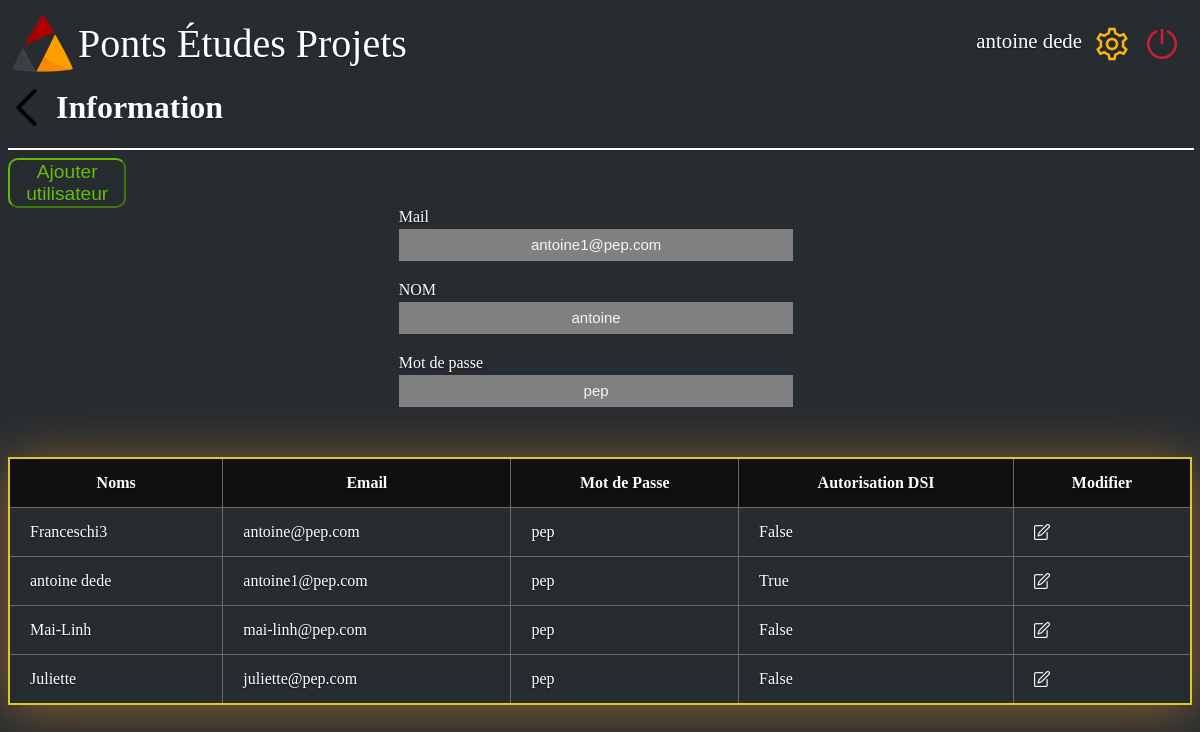
Page /information/antoine dede on the earlier database version.
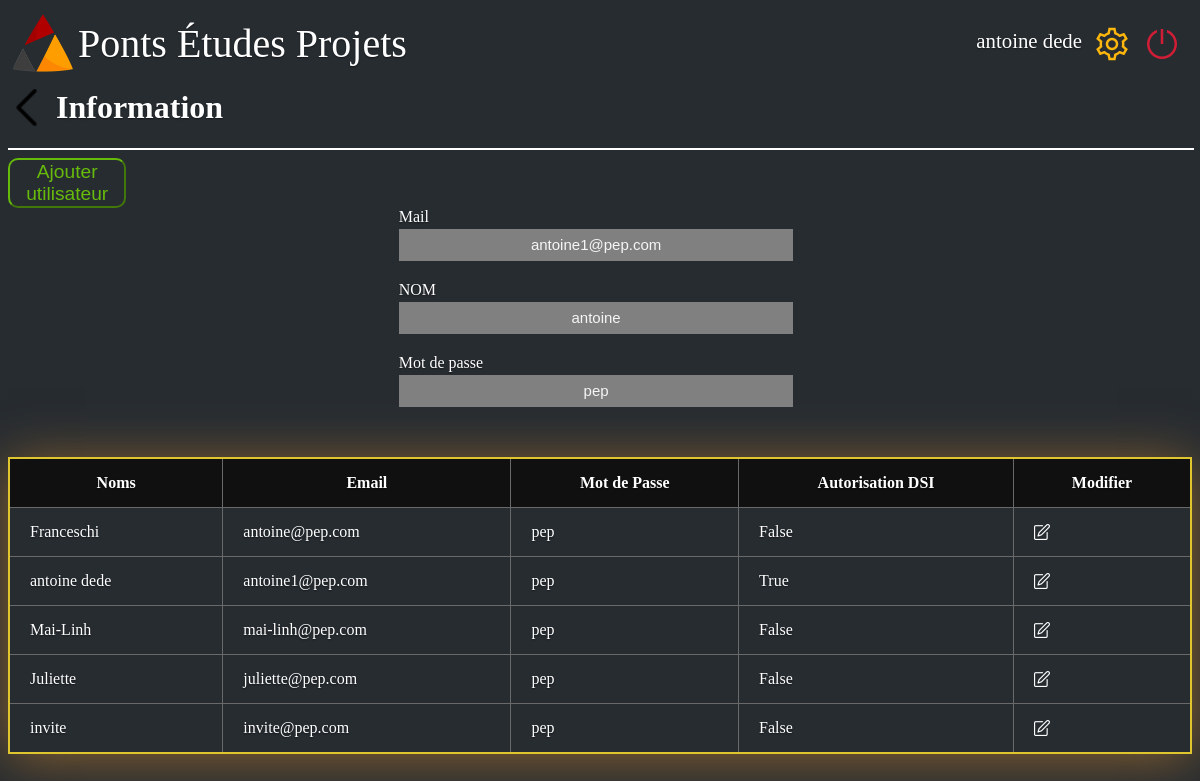
Same page on the later database version.
### web/site.py (models this page shows, shortened)
class db_utilisateurs(db.Model):
    _id = db.Column("id", db.Integer, primary_key= True)
    name = db.Column(db.String(100))
    email = db.Column(db.String(100))
    mdp = db.Column(db.String(100))
    dsi = db.Column(db.Boolean)

### web/site.py (the view, shortened to what this page needs)
@app.route('/information/<name>',methods=["POST", "GET"])
def information(name):
    utilisateur = db_utilisateurs.query.filter_by(name=name).first()
    utilisateur_name=utilisateur.name
    utilisateur_name=utilisateur.name
    mail = utilisateur.email
    dsi = utilisateur.dsi
    mdp = utilisateur.mdp
    print(mail)
    return render_template("information.html",name=name,utilisateur_name=utilisateur_name,mdp=mdp,mail=mail,dsi=dsi, BDD_utilisateur=db_utilisateurs.query.all())

### web/templates/information.html (shortened to what this page needs)
<!DOCTYPE html>
<html>
    <head>
        <link rel="stylesheet" href={{ url_for('static', filename='style_information4.css') }}/>
    </head>
    <body>
        <div class="barre_principale">
            <div class="logo_junior">
                <a href="/home/{{name}}">
                    <img class= "logo_pep" src={{ url_for('static', filename='PEPLOGO.png') }}  alt= "Logo pep"/>
                    <div class="Junior">Ponts Études Projets</div>
                </a>
            </div>
            <div>
                <nav>
                    <ul class="navbar-nav">
                        <li class="user_name"><a class="user" href="#">{{name}}</a></li>
                        <li class="nav-item"><a href="#"><img src={{ url_for('static', filename='settings.png') }} alt="bouton reglage" ></a></li>
                        <li class="nav-item"><a href='/login'><img src={{ url_for('static', filename='shutdown.png') }} alt="bouton shutdown" ></a></li>
                    </ul>
                </nav>
            </div>
        </div>
        <h1 class="page_title">
            <a href="/home/{{name}}">
                <img src={{ url_for('static', filename='back1.png') }} alt="bouton retour">
            </a>
            &nbsp; Information
        </h1>
        <hr color="white" style="width: 100%;">
        {% if dsi == 1 %}
            <button class="valider" type="submit" width="50%">Ajouter utilisateur</button>
        {% endif %}
        <form class="form-signin" method="post">
            <div >
                <div class="form-label-group">
                    <label for="input_mail">Mail</label>
                    <br>
                    <input name="_mail"   class="form-mdp" required="required" value ={{mail}} />
                </div>
                <div class="form-label-group">
                    <label for="input_prenom">NOM</label>
                    <br>
                    <input name="_name"   class="form-mdp" required="required" value ={{utilisateur_name}} />
                </div>
                <div class="form-label-group">
                    <label for="input_mdp">Mot de passe</label>
                    <br>
                    <input name="_mdp"  class="form-mdp" required="required" value ={{mdp}} />
                </div>
            </div>
        </form>
        {% if dsi == 1 %}
            <table class="tableau-style">
                <thead>
                    <tr>
                        <th>Noms</th>
                        <th>Email</th>
                        <th>Mot de Passe</th>
                        <th>Autorisation DSI</th>
                        <th>Modifier</th>
                    </tr>
                </thead>
                <tbody class="case">
                    {% for utilisateur in BDD_utilisateur %}
                        <tr>
                            <td>{{utilisateur.name}}</td>
                            <td>{{utilisateur.email}}</td>
                            <td>{{utilisateur.mdp}}</td>
                            <td>{{utilisateur.dsi}}</td>
                            <td><a href ='/add_delete_information/{{name}}/{{utilisateur._id}}' ><img src={{ url_for('static', filename='edit1.png') }} class="edit" height="16" width="16" ></a></td>
                        </tr>
                    {% endfor %}
                </tbody>
            </table>
        {% endif %}
    </body>
</html>

Differences in the rows shown:
changed db_utilisateurs "antoine@pep.com": name "Franceschi3" → "Franceschi"
added db_utilisateurs: name "invite", email "invite@pep.com", mdp "pep", dsi "False"
